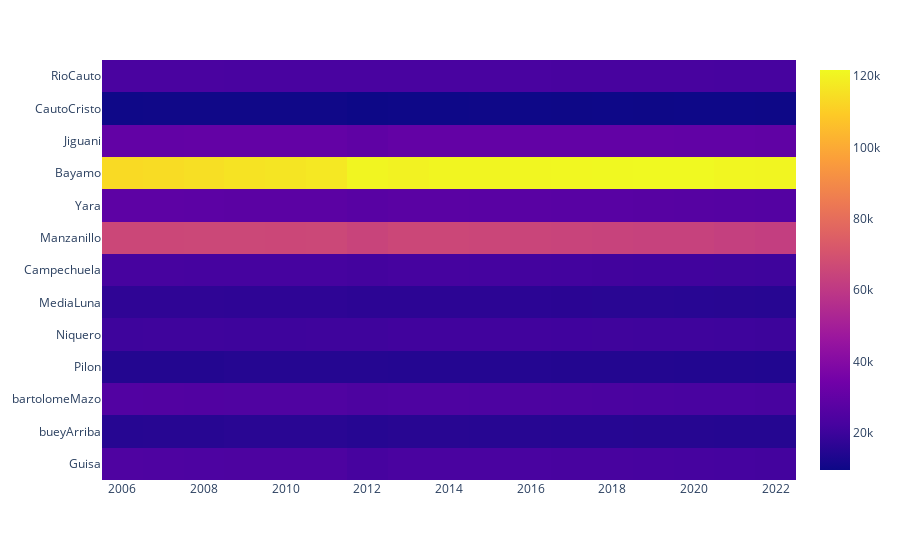
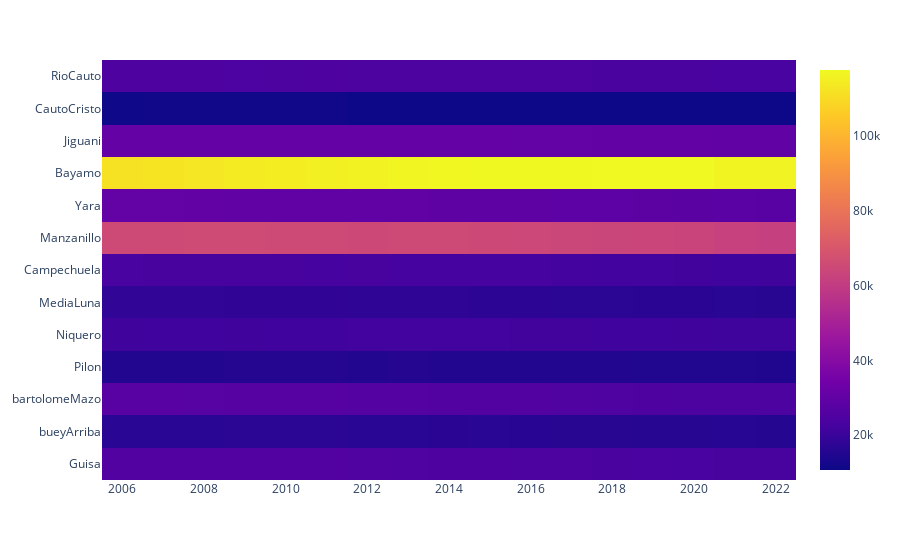

Notebook source saved alongside these figures, in order:
### Code cell
#función para sacar valores de los residentes H_M por muicipios del json
def llenar_lista(filtro1, filtro2,lista1)->list:
    lista=[]
    for keys,values in granma.items():
        if keys==filtro1: #accedo a la llave municipios que es un diccionario
            for clave,valor in values.items(): 
                if clave in lista1:
                     for key,value in valor.items():
                            if key ==filtro2:
                                lista.extend(value)
              
    return lista

    

#lista con todos los valores de los residentes 2006-2022  
lista=llenar_lista("municipios",'residentesH_M_06-22',granma['listamunis'])


#lista de residentes hombres06-2022 que están en indice par
listaH=[y for x,y in enumerate(lista) if x%2 == 0 ]


#lista de residentes mujeres 06-2022
listaM=[y for x,y in enumerate(lista)if x%2 != 0]



#data frame de la lista de mujeres
dfM=pd.DataFrame(listaM,columns= [x for x in granma['años']if x>=2006])


#data frame de la lista de hombres
dfH=pd.DataFrame(listaH,columns=[x for x in granma['años']if x>=2006])

#grafico de calor de la población Mujer 2006-22
fig=px.imshow(dfM,x=[x for x in granma['años']if x>=2006],y=granma['listamunis'])
fig.show()

#grafico de calor de la población hombre 2006-22
fig=px.imshow(dfH,x=[x for x in granma['años']if x>=2006],y= granma['listamunis'])
fig.show()

### Figure 1 — Plotly figure (JSON) as saved in the notebook; plotly's stock layout.template omitted (floating-point values rounded to 4 significant figures; data arrays with more than 128 entries replaced by an {"elided": "..."} marker saying what was removed)
{"data": [{"coloraxis": "coloraxis", "hovertemplate": "x: %{x}<br>y: %{y}<br>color: %{z}<extra></extra>", "name": "0", "type": "heatmap", "x": [2006, 2007, 2008, 2009, 2010, 2011, 2012, 2013, 2014, 2015, 2016, 2017, 2018, 2019, 2020, 2021, 2022], "xaxis": "x", "y": ["RioCauto", "CautoCristo", "Jiguani", "Bayamo", "Yara", "Manzanillo", "Campechuela", "MediaLuna", "Niquero", "Pilon", "bartolomeMazo", "bueyArriba", "Guisa"], "yaxis": "y", "z": {"elided": "13x17 int values"}}], "layout": {"coloraxis": {"colorscale": [[0, "#0d0887"], [0.1111, "#46039f"], [0.2222, "#7201a8"], [0.3333, "#9c179e"], [0.4444, "#bd3786"], [0.5556, "#d8576b"], [0.6667, "#ed7953"], [0.7778, "#fb9f3a"], [0.8889, "#fdca26"], [1, "#f0f921"]]}, "margin": {"t": 60}, "xaxis": {"anchor": "y", "constrain": "domain", "domain": [0, 1], "scaleanchor": "y"}, "yaxis": {"anchor": "x", "autorange": "reversed", "constrain": "domain", "domain": [0, 1]}}}

### Figure 2 — Plotly figure (JSON) as saved in the notebook; plotly's stock layout.template omitted (floating-point values rounded to 4 significant figures; data arrays with more than 128 entries replaced by an {"elided": "..."} marker saying what was removed)
{"data": [{"coloraxis": "coloraxis", "hovertemplate": "x: %{x}<br>y: %{y}<br>color: %{z}<extra></extra>", "name": "0", "type": "heatmap", "x": [2006, 2007, 2008, 2009, 2010, 2011, 2012, 2013, 2014, 2015, 2016, 2017, 2018, 2019, 2020, 2021, 2022], "xaxis": "x", "y": ["RioCauto", "CautoCristo", "Jiguani", "Bayamo", "Yara", "Manzanillo", "Campechuela", "MediaLuna", "Niquero", "Pilon", "bartolomeMazo", "bueyArriba", "Guisa"], "yaxis": "y", "z": {"elided": "13x17 int values"}}], "layout": {"coloraxis": {"colorscale": [[0, "#0d0887"], [0.1111, "#46039f"], [0.2222, "#7201a8"], [0.3333, "#9c179e"], [0.4444, "#bd3786"], [0.5556, "#d8576b"], [0.6667, "#ed7953"], [0.7778, "#fb9f3a"], [0.8889, "#fdca26"], [1, "#f0f921"]]}, "margin": {"t": 60}, "xaxis": {"anchor": "y", "constrain": "domain", "domain": [0, 1], "scaleanchor": "y"}, "yaxis": {"anchor": "x", "autorange": "reversed", "constrain": "domain", "domain": [0, 1]}}}
